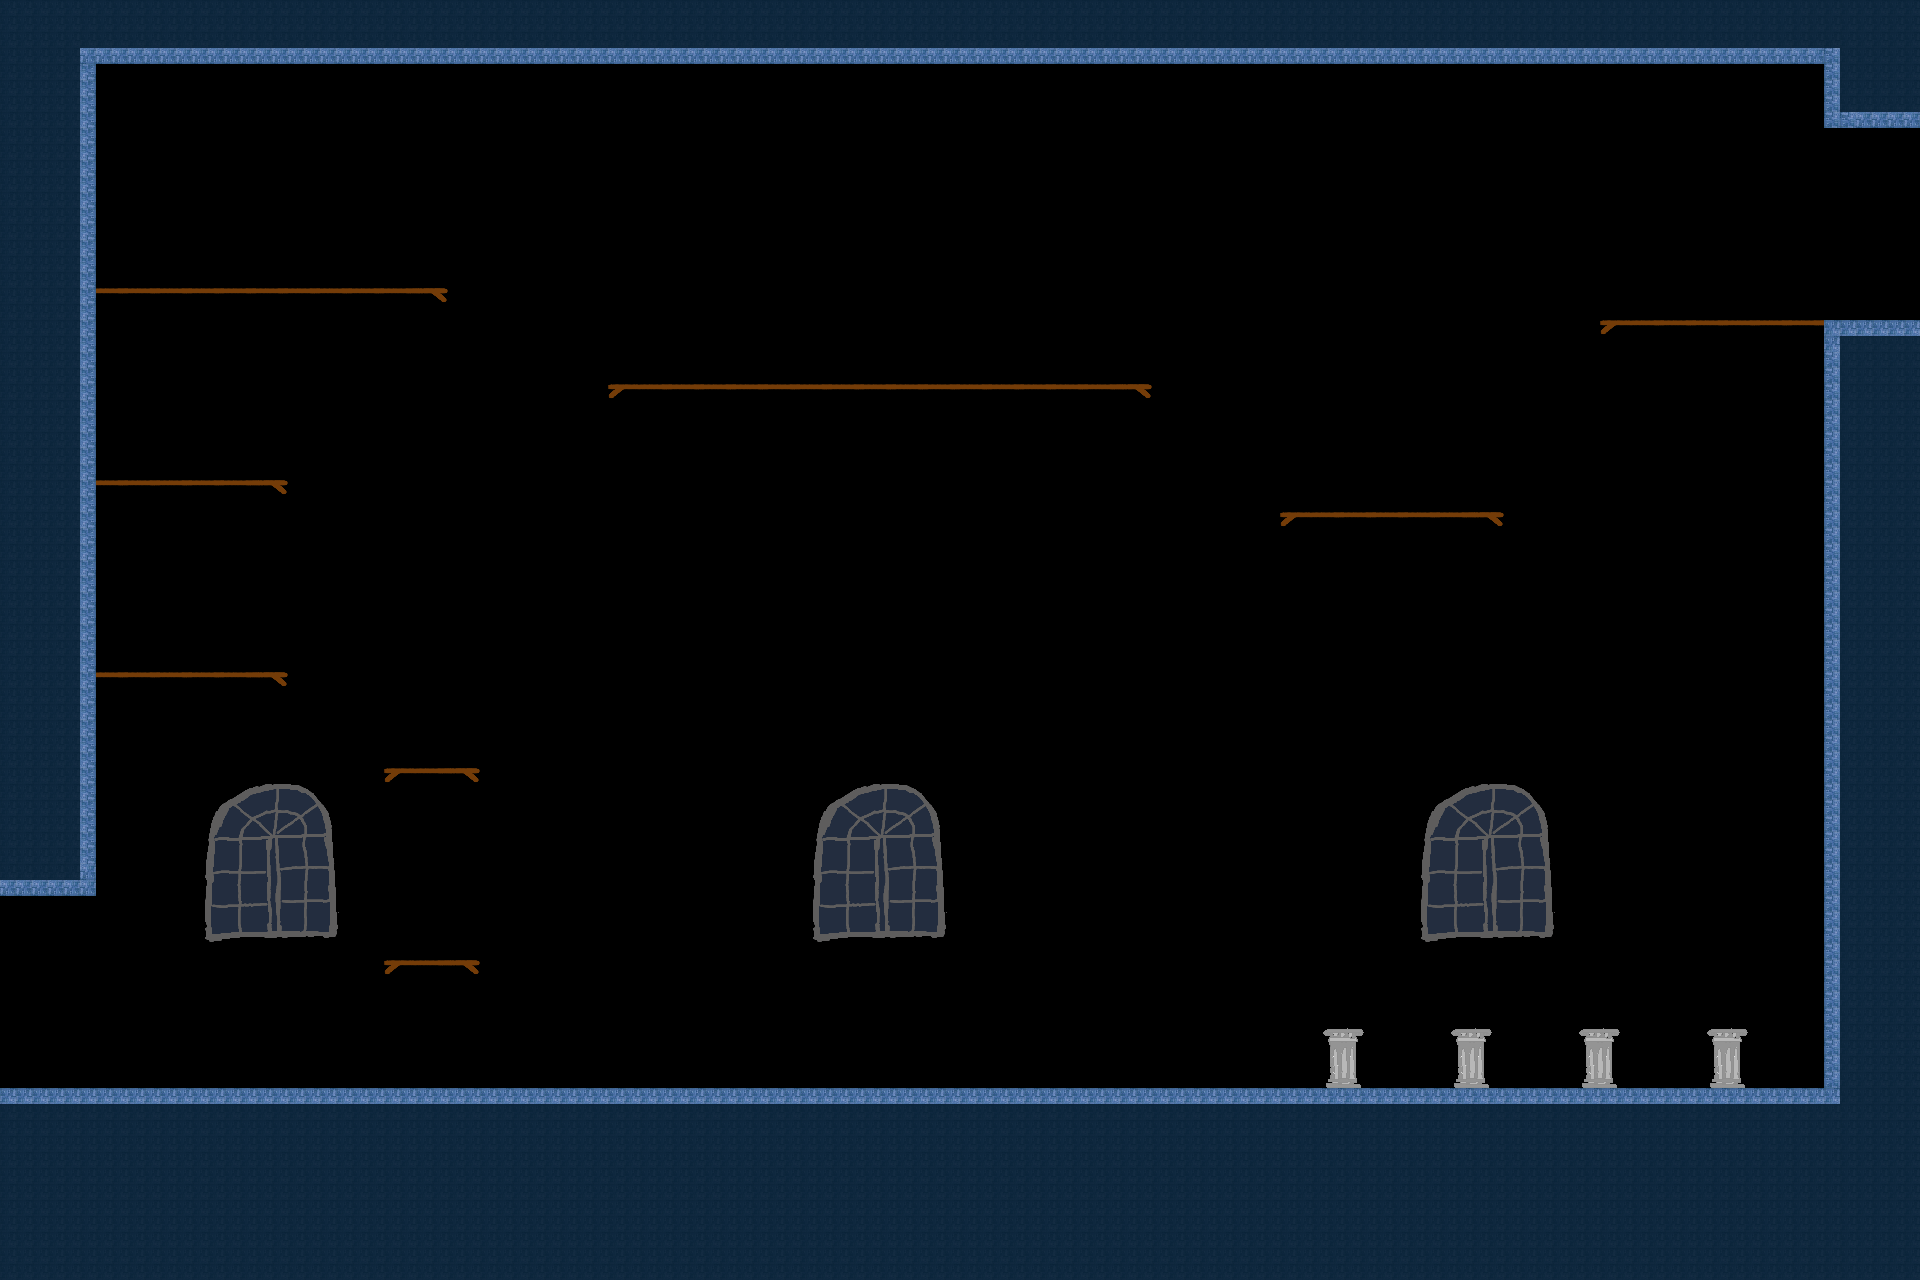

Below is a game level as drawn by its tile map, then a one-line description and the .tmx that defines it (tile-layer data replaced by summaries):
An orthogonal 60x40 tile map with 32x32 px tiles, 3 tile layers (background2, platforms, jumpthru) and 18 objects.

<map version="1.0" orientation="orthogonal" renderorder="right-down" width="60" height="40" tilewidth="32" tileheight="32" nextobjectid="99">
 <tileset firstgid="1" name="tileset" tilewidth="32" tileheight="32" tilecount="800" columns="40">
  <image source="tileset_library.png" width="1280" height="640" />
 </tileset>
 <layer name="background2" width="60" height="40">
  <data>[2400 cells, 570 non-empty, 35 distinct tile ids]</data>
 </layer>
 <layer name="platforms" width="60" height="40">
  <data>[2400 cells, 189 non-empty, 11 distinct tile ids]</data>
 </layer>
 <layer name="jumpthru" width="60" height="40">
  <data>[2400 cells, 60 non-empty, 3 distinct tile ids]</data>
 </layer>
 <objectgroup name="sprites">
  <object id="84" gid="85" x="1320" y="1030" width="32" height="32" />
  <object id="85" gid="85" x="1448" y="1030" width="32" height="32" />
  <object id="86" gid="85" x="1576" y="1030" width="32" height="32" />
  <object id="87" gid="85" x="1704" y="1030" width="32" height="32" />
  <object id="88" gid="166" x="1216" y="96" width="32" height="32" />
  <object id="89" gid="166" x="1184" y="96" width="32" height="32" />
  <object id="90" gid="166" x="1152" y="96" width="32" height="32" />
  <object id="91" gid="166" x="480" y="96" width="32" height="32" />
  <object id="92" gid="166" x="512" y="96" width="32" height="32" />
  <object id="93" gid="166" x="544" y="96" width="32" height="32" />
  <object id="94" gid="87" x="784" y="1088" width="32" height="32" />
  <object id="95" gid="87" x="712" y="383" width="32" height="32" />
 </objectgroup>
 <objectgroup name="transitions">
  <object id="78" gid="167" x="-24" y="904" width="32" height="32">
   <properties>
    <property name="side" value="left" />
    <property name="toMap" value="10x8" />
   </properties>
  </object>
  <object id="79" gid="168" x="-24" y="1112" width="32" height="32">
   <properties>
    <property name="toMap" value="10x8" />
   </properties>
  </object>
  <object id="80" gid="169" x="32" y="960" width="32" height="32">
   <properties>
    <property name="fromMap" value="10x8" />
   </properties>
  </object>
  <object id="96" gid="167" x="1920" y="128" width="32" height="32">
   <properties>
    <property name="side" value="right" />
    <property name="toMap" value="12x8" />
   </properties>
  </object>
  <object id="97" gid="168" x="1920" y="352" width="32" height="32">
   <properties>
    <property name="toMap" value="12x8" />
   </properties>
  </object>
  <object id="98" gid="169" x="1856" y="192" width="32" height="32">
   <properties>
    <property name="fromMap" value="12x8" />
   </properties>
  </object>
 </objectgroup>
</map>